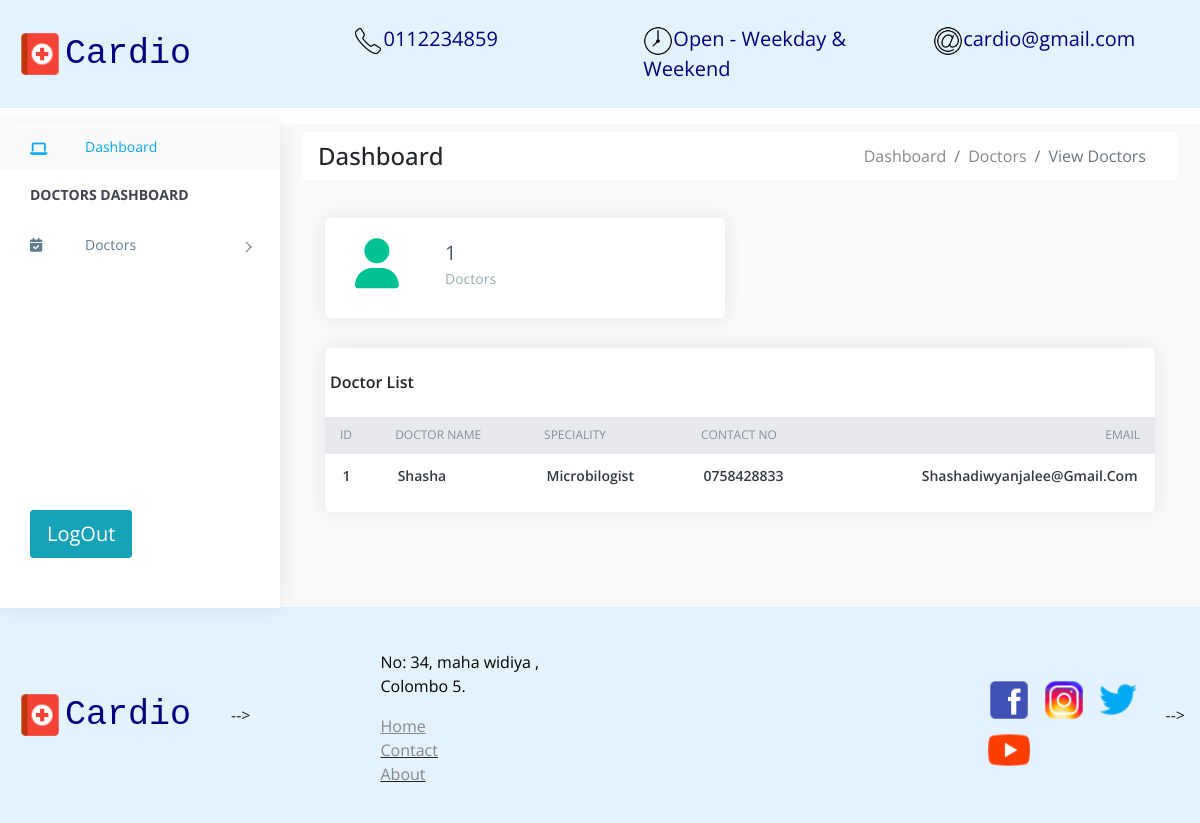
Screenshot of /doctordashboard with the database file from the repository.
### doctors/models.py (models this page shows, shortened)
class Doctor(models.Model):
    name = models.CharField(max_length=120)
    speciality = models.CharField(max_length=120)
    phone = models.CharField(max_length=120,null=True)
    email = models.CharField(max_length=120,null=True)

### doctors/views.py (the view)
# urls.py: path('doctordashboard',dashboard,name='doctordashboard'),
def dashboard(request):
    doctors = Doctor.objects.all()
    doctors_count = doctors.count()
    return render(request, 'ddashboard.html', {
        'doctors': doctors,'doctors_count':doctors_count
    })

### doctors/templates/ddashboard.html (shortened to what this page needs)
{% extends 'dbase/dbase.html' %}
{% block breadcrumbs %}
<div class="breadcrumbs">
    <div class="breadcrumbs-inner p-2">
        <div class="row m-0 m-auto bg-white">
            <div class="col-sm-4 my-auto">
                <div class="page-header float-left ">
                    <div class="page-title">
                        <h4 class="">Dashboard</h4>
                    </div>
                </div>
            </div>
            <div class="col-sm-8">
                <div class="page-header float-right">
                    <nav aria-label="breadcrumb">
                        <ol class="breadcrumb bg-white m-0">
                            <li class="breadcrumb-item"><a href="{%url 'doctordashboard' %}">Dashboard</a></li>
                            <li class="breadcrumb-item"><a href="{%url 'doctors' %}">Doctors</a></li>
                            <li class="active breadcrumb-item">View Doctors</li>
                        </ol>
                      </nav>
                </div>
            </div>
        </div>
    </div>
</div>
{% endblock breadcrumbs %}
{% block content %}
<div class="row">
    <div class="col-lg-6 col-md-6">
        <div class="card">
            <div class="card-body">
                <div class="stat-widget-five">
                    <div class="stat-icon dib flat-color-1">
                        <em class="fa fa-user"></em>
                    </div>
                    <div class="stat-content">
                        <div class="text-left dib">
                            <div class="stat-text"><span class="count">{{ doctors_count }}</span></div>
                            <div class="stat-heading">Doctors</div>
                        </div>
                    </div>
                </div>
            </div>
        </div>
    </div>
</div>
    <div class="orders">
        <div class="row">
            <div class="col-xl-12">
                <div class="card">
                    <div class="card-body">
                        <div class="row d-flex justify-content-between">
                            <h4 class="box-title">Doctor List</h4>
                        </div>
                    </div>
                    <div class="card-body--">
                        <div class="table-stats order-table ov-h">
                            <table class="table ">
                                <thead>
                                    <tr>
                                        <th class="serial">ID</th>
                                        <th>Doctor Name</th>
                                        <th>Speciality</th>
                                        <th>Contact No</th>
                                        <th>Email</th>
                                    </tr>
                                </thead>
                                    {% if doctors %}
                                    {% for p in doctors %}
                                    <tr>
                                        <td class="serial">{{ forloop.counter }}</td>
                                        <td>{{ p.name }}</td>
                                        <td>{{ p.speciality }}</td>
                                        <td>{{ p.phone }}</td>
                                        <td>{{ p.email }}</td>
                                    </tr>
                                    {% endfor %}
                                    {% else %}
                                        <tr><td>No Doctor Data</td></tr>
                                    {% endif %}
                            </table>
                        </div>
                    </div>
                </div>
            </div>
        </div>
    </div>
{% endblock content %}

### patients/static/assets/css/style.css (style rules this page uses)
.flat-color-1 { color: #00c292; }
.bg-white { background-color: #fff; }
body { display: table; font-family: "Open Sans", sans-serif; font-size: 16px; width: 100%; }
a, button { text-decoration: none; outline: none !important; color: #878787; -webkit-transition: all 0.25s ease; transition: all 0.25s ease; }
h1, h2, h3, h4, h5, h6 { margin: 0; }
ul, ol { padding-left: 0; }
.ov-h { overflow: hidden; }
.order-table { position: relative; }
.order-table:after, .order-table:before { content: ""; position: absolute; top: 0px; height: 37px; width: 10px; background: #e8e9ef; }
.order-table:after { right: -1px; }
.order-table:before { left: -1px; }
.order-table tr th { background: #e8e9ef; }
.order-table tr td:last-child, .order-table tr th:last-child { text-align: right; }
.order-table tr:last-child td { border: none; }
.card { margin-bottom: 1.875em; border-radius: 5px; padding: 0; border: 0px solid transparent; -webkit-box-shadow: 0 0 20px rgba(0, 0, 0, 0.08); box-shadow: 0 0 20px rgba(0, 0, 0, 0.08); }
.card .box-title { font-weight: 600; font-size: 1em; padding: 5px 0; }
.card .card-body { float: left; padding: 1.25em; position: relative; width: 100%; }
.card h4 { font-size: 1.1rem; }
.table-stats table th, .table-stats table td { border: none; border-bottom: 1px solid #e8e9ef; color: #868e96; font-size: 12px; font-weight: normal; padding: .75em 1.25em; text-transform: uppercase; }
.table-stats table td { color: #343a40; font-size: 14px; font-weight: 600; text-transform: capitalize; vertical-align: middle; }
.dib { display: inline-block; }
.stat-widget-five { min-height: 60px; }
.stat-widget-five .stat-icon { font-size: 50px; line-height: 50px; position: absolute; left: 30px; top: 20px; }
.stat-widget-five .stat-content { margin-left: 100px; }
.stat-widget-five .stat-text { color: #455a64; font-size: 20px; }
.stat-widget-five .stat-heading { color: #99abb4; font-size: 14px; }
@media (max-width: 1368px) { .card-body { padding: 15px; } }

### rows the page displays
Doctor: name "Shasha", speciality "Microbilogist", phone "0758428833", email "Shashadiwyanjalee@gmail.com"

### other values shown
{{ doctors_count }} "1"
